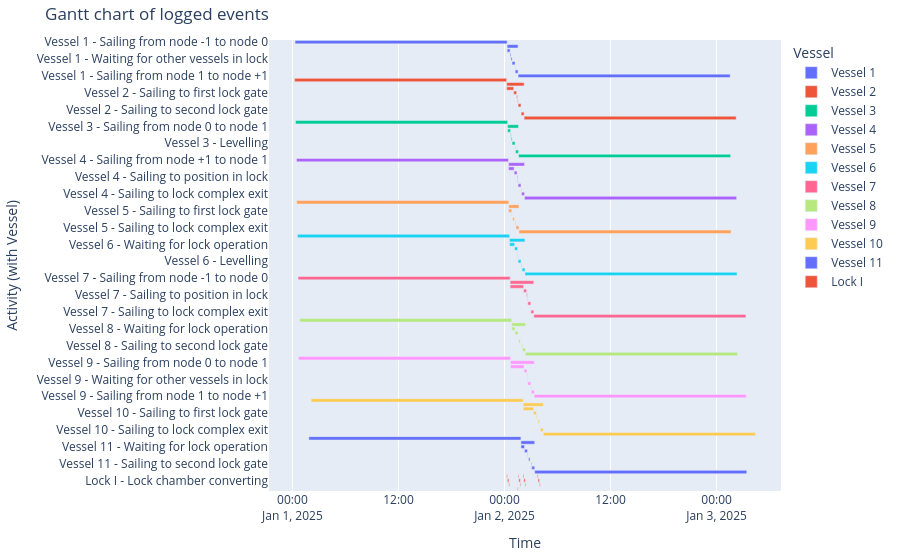

The notebook cell this image was saved under:
### Markdown cell above
#### Gantt chart of event table

### Code cell
df_eventtable = opentnsim.core.logutils.logbook2eventtable([*vessels, lock_chamber_I])
fig = generate_vessel_gantt_chart(df_eventtable)

### Figure 1 — Plotly figure (JSON) as saved in the notebook; plotly's stock layout.template omitted (floating-point values rounded to 4 significant figures)
{"data": [{"base": ["2025-01-01T00:17:54.550491", "2025-01-02T00:17:54.550491", "2025-01-02T00:17:54.550491", "2025-01-02T00:37:54.550491", "2025-01-02T00:43:34.723278", "2025-01-02T00:51:24.225196", "2025-01-02T01:11:24.225196", "2025-01-02T01:12:12.821308", "2025-01-02T01:32:12.821308"], "hovertemplate": "object name=Vessel 1<br>start time=%{base}<br>stop time=%{x}<br>activity label=%{y}<extra></extra>", "legendgroup": "Vessel 1", "marker": {"color": "#636efa", "pattern": {"shape": ""}}, "name": "Vessel 1", "orientation": "h", "showlegend": true, "textposition": "auto", "type": "bar", "x": [86400000, 4458270, 1200000, 340172, 469501, 1200000, 48596, 1200000, 86400000], "xaxis": "x", "y": ["Vessel 1 - Sailing from node -1 to node 0", "Vessel 1 - Sailing from node 0 to node 1", "Vessel 1 - Sailing to first lock gate", "Vessel 1 - Sailing to position in lock", "Vessel 1 - Waiting for other vessels in lock", "Vessel 1 - Levelling", "Vessel 1 - Sailing to second lock gate", "Vessel 1 - Sailing to lock complex exit", "Vessel 1 - Sailing from node 1 to node +1"], "yaxis": "y"}, {"base": ["2025-01-01T00:14:44.354414", "2025-01-02T00:14:44.354414", "2025-01-02T00:14:44.354414", "2025-01-02T01:02:22.821308", "2025-01-02T01:22:22.821308", "2025-01-02T01:28:02.994094", "2025-01-02T01:32:11.417420", "2025-01-02T01:52:11.417420", "2025-01-02T01:53:00.013532", "2025-01-02T02:13:00.013532"], "hovertemplate": "object name=Vessel 2<br>start time=%{base}<br>stop time=%{x}<br>activity label=%{y}<extra></extra>", "legendgroup": "Vessel 2", "marker": {"color": "#EF553B", "pattern": {"shape": ""}}, "name": "Vessel 2", "orientation": "h", "showlegend": true, "textposition": "auto", "type": "bar", "x": [86400000, 7095659, 2858466, 1200000, 340172, 248423, 1200000, 48596, 1200000, 86400000], "xaxis": "x", "y": ["Vessel 2 - Sailing from node +1 to node 1", "Vessel 2 - Sailing from node 1 to node 0", "Vessel 2 - Waiting for lock operation", "Vessel 2 - Sailing to first lock gate", "Vessel 2 - Sailing to position in lock", "Vessel 2 - Waiting for other vessels in lock", "Vessel 2 - Levelling", "Vessel 2 - Sailing to second lock gate", "Vessel 2 - Sailing to lock complex exit", "Vessel 2 - Sailing from node 0 to node -1"], "yaxis": "y"}, {"base": ["2025-01-01T00:21:25.206400", "2025-01-02T00:21:25.206400", "2025-01-02T00:21:25.206400", "2025-01-02T00:41:25.206400", "2025-01-02T00:45:28.186962", "2025-01-02T00:51:24.225196", "2025-01-02T01:12:47.032971", "2025-01-02T01:15:12.821308", "2025-01-02T01:35:12.821308"], "hovertemplate": "object name=Vessel 3<br>start time=%{base}<br>stop time=%{x}<br>activity label=%{y}<extra></extra>", "legendgroup": "Vessel 3", "marker": {"color": "#00cc96", "pattern": {"shape": ""}}, "name": "Vessel 3", "orientation": "h", "showlegend": true, "textposition": "auto", "type": "bar", "x": [86400000, 4427614, 1200000, 242980, 356038, 1200000, 145788, 1200000, 86400000], "xaxis": "x", "y": ["Vessel 3 - Sailing from node -1 to node 0", "Vessel 3 - Sailing from node 0 to node 1", "Vessel 3 - Sailing to first lock gate", "Vessel 3 - Sailing to position in lock", "Vessel 3 - Waiting for other vessels in lock", "Vessel 3 - Levelling", "Vessel 3 - Sailing to second lock gate", "Vessel 3 - Sailing to lock complex exit", "Vessel 3 - Sailing from node 1 to node +1"], "yaxis": "y"}, {"base": ["2025-01-01T00:27:21.160539", "2025-01-02T00:27:21.160539", "2025-01-02T00:27:21.160539", "2025-01-02T01:05:22.821308", "2025-01-02T01:25:22.821308", "2025-01-02T01:29:25.801870", "2025-01-02T01:32:11.417420", "2025-01-02T01:53:34.225195", "2025-01-02T01:56:00.013532", "2025-01-02T02:16:00.013532"], "hovertemplate": "object name=Vessel 4<br>start time=%{base}<br>stop time=%{x}<br>activity label=%{y}<extra></extra>", "legendgroup": "Vessel 4", "marker": {"color": "#ab63fa", "pattern": {"shape": ""}}, "name": "Vessel 4", "orientation": "h", "showlegend": true, "textposition": "auto", "type": "bar", "x": [86400000, 6518852, 2281660, 1200000, 242980, 165615, 1200000, 145788, 1200000, 86400000], "xaxis": "x", "y": ["Vessel 4 - Sailing from node +1 to node 1", "Vessel 4 - Sailing from node 1 to node 0", "Vessel 4 - Waiting for lock operation", "Vessel 4 - Sailing to first lock gate", "Vessel 4 - Sailing to position in lock", "Vessel 4 - Waiting for other vessels in lock", "Vessel 4 - Levelling", "Vessel 4 - Sailing to second lock gate", "Vessel 4 - Sailing to lock complex exit", "Vessel 4 - Sailing from node 0 to node -1"], "yaxis": "y"}, {"base": ["2025-01-01T00:28:58.436859", "2025-01-02T00:28:58.436859", "2025-01-02T00:28:58.436859", "2025-01-02T00:48:58.436859", "2025-01-02T00:56:24.225196", "2025-01-02T01:14:09.840746", "2025-01-02T01:18:12.821308", "2025-01-02T01:38:12.821308"], "hovertemplate": "object name=Vessel 5<br>start time=%{base}<br>stop time=%{x}<br>activity label=%{y}<extra></extra>", "legendgroup": "Vessel 5", "marker": {"color": "#FFA15A", "pattern": {"shape": ""}}, "name": "Vessel 5", "orientation": "h", "showlegend": true, "textposition": "auto", "type": "bar", "x": [86400000, 4154384, 1200000, 145788, 600000, 242980, 1200000, 86400000], "xaxis": "x", "y": ["Vessel 5 - Sailing from node -1 to node 0", "Vessel 5 - Sailing from node 0 to node 1", "Vessel 5 - Sailing to first lock gate", "Vessel 5 - Sailing to position in lock", "Vessel 5 - Levelling", "Vessel 5 - Sailing to second lock gate", "Vessel 5 - Sailing to lock complex exit", "Vessel 5 - Sailing from node 1 to node +1"], "yaxis": "y"}, {"base": ["2025-01-01T00:34:27.065476", "2025-01-02T00:34:27.065476", "2025-01-02T00:34:27.065476", "2025-01-02T01:08:22.821308", "2025-01-02T01:28:22.821308", "2025-01-02T01:30:48.609645", "2025-01-02T01:32:11.417420", "2025-01-02T01:54:57.032970", "2025-01-02T01:59:00.013532", "2025-01-02T02:19:00.013532"], "hovertemplate": "object name=Vessel 6<br>start time=%{base}<br>stop time=%{x}<br>activity label=%{y}<extra></extra>", "legendgroup": "Vessel 6", "marker": {"color": "#19d3f3", "pattern": {"shape": ""}}, "name": "Vessel 6", "orientation": "h", "showlegend": true, "textposition": "auto", "type": "bar", "x": [86400000, 6272948, 2035755, 1200000, 145788, 82807, 1200000, 242980, 1200000, 86400000], "xaxis": "x", "y": ["Vessel 6 - Sailing from node +1 to node 1", "Vessel 6 - Sailing from node 1 to node 0", "Vessel 6 - Waiting for lock operation", "Vessel 6 - Sailing to first lock gate", "Vessel 6 - Sailing to position in lock", "Vessel 6 - Waiting for other vessels in lock", "Vessel 6 - Levelling", "Vessel 6 - Sailing to second lock gate", "Vessel 6 - Sailing to lock complex exit", "Vessel 6 - Sailing from node 0 to node -1"], "yaxis": "y"}, {"base": ["2025-01-01T00:38:12.774660", "2025-01-02T00:38:12.774660", "2025-01-02T00:38:12.774660", "2025-01-02T02:09:42.205757", "2025-01-02T02:29:42.205757", "2025-01-02T02:35:22.378544", "2025-01-02T02:38:07.994094", "2025-01-02T02:58:07.994094", "2025-01-02T02:58:56.590206", "2025-01-02T03:18:56.590206"], "hovertemplate": "object name=Vessel 7<br>start time=%{base}<br>stop time=%{x}<br>activity label=%{y}<extra></extra>", "legendgroup": "Vessel 7", "marker": {"color": "#FF6692", "pattern": {"shape": ""}}, "name": "Vessel 7", "orientation": "h", "showlegend": true, "textposition": "auto", "type": "bar", "x": [86400000, 9643815, 5489431, 1200000, 340172, 165615, 1200000, 48596, 1200000, 86400000], "xaxis": "x", "y": ["Vessel 7 - Sailing from node -1 to node 0", "Vessel 7 - Sailing from node 0 to node 1", "Vessel 7 - Waiting for lock operation", "Vessel 7 - Sailing to first lock gate", "Vessel 7 - Sailing to position in lock", "Vessel 7 - Waiting for other vessels in lock", "Vessel 7 - Levelling", "Vessel 7 - Sailing to second lock gate", "Vessel 7 - Sailing to lock complex exit", "Vessel 7 - Sailing from node 1 to node +1"], "yaxis": "y"}, {"base": ["2025-01-01T00:49:15.409894", "2025-01-02T00:49:15.409894", "2025-01-02T00:49:15.409894", "2025-01-02T01:11:22.821308", "2025-01-02T01:31:22.821308", "2025-01-02T01:37:11.417420", "2025-01-02T01:56:19.840746", "2025-01-02T02:02:00.013533", "2025-01-02T02:22:00.013533"], "hovertemplate": "object name=Vessel 8<br>start time=%{base}<br>stop time=%{x}<br>activity label=%{y}<extra></extra>", "legendgroup": "Vessel 8", "marker": {"color": "#B6E880", "pattern": {"shape": ""}}, "name": "Vessel 8", "orientation": "h", "showlegend": true, "textposition": "auto", "type": "bar", "x": [86400000, 5564603, 1327411, 1200000, 48596, 600000, 340172, 1200000, 86400000], "xaxis": "x", "y": ["Vessel 8 - Sailing from node +1 to node 1", "Vessel 8 - Sailing from node 1 to node 0", "Vessel 8 - Waiting for lock operation", "Vessel 8 - Sailing to first lock gate", "Vessel 8 - Sailing to position in lock", "Vessel 8 - Levelling", "Vessel 8 - Sailing to second lock gate", "Vessel 8 - Sailing to lock complex exit", "Vessel 8 - Sailing from node 0 to node -1"], "yaxis": "y"}, {"base": ["2025-01-01T00:40:58.019448", "2025-01-02T00:40:58.019448", "2025-01-02T00:40:58.019448", "2025-01-02T02:12:42.205757", "2025-01-02T02:32:42.205757", "2025-01-02T02:36:45.186319", "2025-01-02T02:38:07.994094", "2025-01-02T02:59:30.801869", "2025-01-02T03:01:56.590206", "2025-01-02T03:21:56.590206"], "hovertemplate": "object name=Vessel 9<br>start time=%{base}<br>stop time=%{x}<br>activity label=%{y}<extra></extra>", "legendgroup": "Vessel 9", "marker": {"color": "#FF97FF", "pattern": {"shape": ""}}, "name": "Vessel 9", "orientation": "h", "showlegend": true, "textposition": "auto", "type": "bar", "x": [86400000, 9658570, 5504186, 1200000, 242980, 82807, 1200000, 145788, 1200000, 86400000], "xaxis": "x", "y": ["Vessel 9 - Sailing from node -1 to node 0", "Vessel 9 - Sailing from node 0 to node 1", "Vessel 9 - Waiting for lock operation", "Vessel 9 - Sailing to first lock gate", "Vessel 9 - Sailing to position in lock", "Vessel 9 - Waiting for other vessels in lock", "Vessel 9 - Levelling", "Vessel 9 - Sailing to second lock gate", "Vessel 9 - Sailing to lock complex exit", "Vessel 9 - Sailing from node 1 to node +1"], "yaxis": "y"}, {"base": ["2025-01-01T02:07:07.343527", "2025-01-02T02:07:07.343527", "2025-01-02T02:07:07.343527", "2025-01-02T03:17:01.590206", "2025-01-02T03:37:01.590206", "2025-01-02T03:47:41.762994", "2025-01-02T04:02:41.762994", "2025-01-02T04:03:30.359106", "2025-01-02T04:23:30.359106"], "hovertemplate": "object name=Vessel 10<br>start time=%{base}<br>stop time=%{x}<br>activity label=%{y}<extra></extra>", "legendgroup": "Vessel 10", "marker": {"color": "#FECB52", "pattern": {"shape": ""}}, "name": "Vessel 10", "orientation": "h", "showlegend": true, "textposition": "auto", "type": "bar", "x": [86400000, 8183015, 4194246, 1200000, 340172, 600000, 48596, 1200000, 86400000], "xaxis": "x", "y": ["Vessel 10 - Sailing from node +1 to node 1", "Vessel 10 - Sailing from node 1 to node 0", "Vessel 10 - Waiting for lock operation", "Vessel 10 - Sailing to first lock gate", "Vessel 10 - Sailing to position in lock", "Vessel 10 - Levelling", "Vessel 10 - Sailing to second lock gate", "Vessel 10 - Sailing to lock complex exit", "Vessel 10 - Sailing from node 0 to node -1"], "yaxis": "y"}, {"base": ["2025-01-01T01:51:30.936987", "2025-01-02T01:51:30.936987", "2025-01-02T01:51:30.936987", "2025-01-02T02:15:42.205757", "2025-01-02T02:35:42.205757", "2025-01-02T02:43:07.994094", "2025-01-02T03:00:53.609645", "2025-01-02T03:04:56.590207", "2025-01-02T03:24:56.590207"], "hovertemplate": "object name=Vessel 11<br>start time=%{base}<br>stop time=%{x}<br>activity label=%{y}<extra></extra>", "legendgroup": "Vessel 11", "marker": {"color": "#636efa", "pattern": {"shape": ""}}, "name": "Vessel 11", "orientation": "h", "showlegend": true, "textposition": "auto", "type": "bar", "x": [86400000, 5605653, 1451268, 1200000, 145788, 600000, 242980, 1200000, 86400000], "xaxis": "x", "y": ["Vessel 11 - Sailing from node -1 to node 0", "Vessel 11 - Sailing from node 0 to node 1", "Vessel 11 - Waiting for lock operation", "Vessel 11 - Sailing to first lock gate", "Vessel 11 - Sailing to position in lock", "Vessel 11 - Levelling", "Vessel 11 - Sailing to second lock gate", "Vessel 11 - Sailing to lock complex exit", "Vessel 11 - Sailing from node 1 to node +1"], "yaxis": "y"}, {"base": ["2025-01-02T00:14:44.354414", "2025-01-02T00:19:44.354414", "2025-01-02T00:29:44.354414", "2025-01-02T01:28:02.994094", "2025-01-02T01:32:11.417420", "2025-01-02T01:37:11.417420", "2025-01-02T01:47:11.417420", "2025-01-02T02:06:10.013531", "2025-01-02T02:11:10.013531", "2025-01-02T02:21:10.013531", "2025-01-02T03:42:41.762994", "2025-01-02T03:47:41.762994", "2025-01-02T03:57:41.762994"], "hovertemplate": "object name=Lock I<br>start time=%{base}<br>stop time=%{x}<br>activity label=%{y}<extra></extra>", "legendgroup": "Lock I", "marker": {"color": "#EF553B", "pattern": {"shape": ""}}, "name": "Lock I", "orientation": "h", "showlegend": true, "textposition": "auto", "type": "bar", "x": [300000, 600000, 300000, 248423, 300000, 600000, 300000, 300000, 600000, 300000, 300000, 600000, 300000], "xaxis": "x", "y": ["Lock I - Lock gate closing", "Lock I - Lock chamber converting", "Lock I - Lock gate opening", "Lock I - Waiting for other vessels in lock", "Lock I - Lock gate closing", "Lock I - Lock chamber converting", "Lock I - Lock gate opening", "Lock I - Lock gate closing", "Lock I - Lock chamber converting", "Lock I - Lock gate opening", "Lock I - Lock gate closing", "Lock I - Lock chamber converting", "Lock I - Lock gate opening"], "yaxis": "y"}], "layout": {"barmode": "overlay", "legend": {"title": {"text": "Vessel"}, "tracegroupgap": 0}, "margin": {"b": 20, "l": 20, "r": 20, "t": 40}, "title": {"text": "Gantt chart of logged events"}, "xaxis": {"anchor": "y", "domain": [0, 1], "title": {"text": "Time"}, "type": "date"}, "yaxis": {"anchor": "x", "autorange": "reversed", "domain": [0, 1], "title": {"text": "Activity (with Vessel)"}}}}
